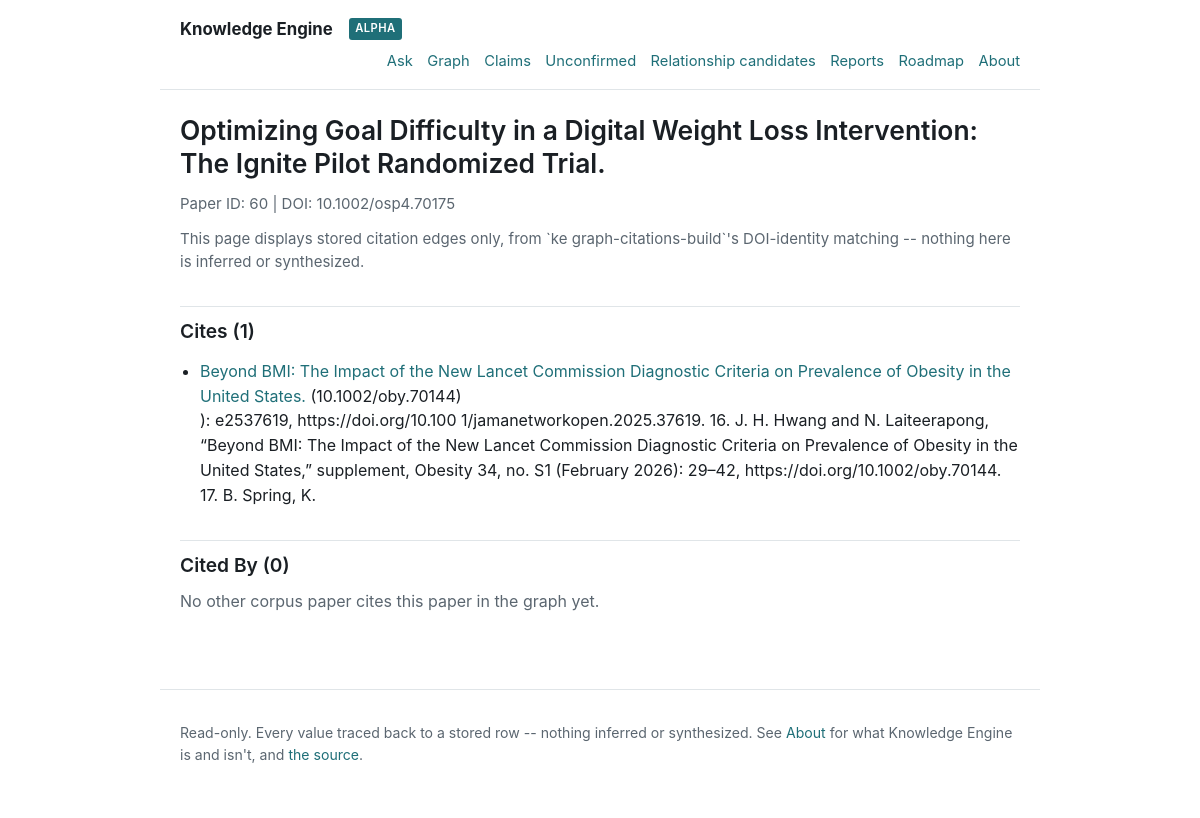
Page /papers/60 on the committed database.
### tables this page shows
CREATE TABLE papers (
	id INTEGER NOT NULL, 
	title VARCHAR(1024) NOT NULL, 
	doi VARCHAR(256), 
	abstract TEXT, 
	source_path TEXT NOT NULL, 
	content_hash VARCHAR(64) NOT NULL, 
	publication_year INTEGER, 
	journal_id INTEGER, 
	page_count INTEGER NOT NULL, 
	word_count INTEGER NOT NULL, 
	embedding_model VARCHAR(256), 
	embedding_id VARCHAR(512), 
	created_at DATETIME DEFAULT CURRENT_TIMESTAMP NOT NULL, 
	updated_at DATETIME DEFAULT CURRENT_TIMESTAMP NOT NULL, 
	PRIMARY KEY (id), 
	CONSTRAINT uq_papers_content_hash UNIQUE (content_hash), 
	UNIQUE (source_path), 
	FOREIGN KEY(journal_id) REFERENCES journals (id)
);

CREATE TABLE graph_citations (
	id INTEGER NOT NULL, 
	citing_paper_id INTEGER NOT NULL, 
	cited_paper_id INTEGER NOT NULL, 
	raw_citation_text TEXT NOT NULL, 
	created_at VARCHAR(32) NOT NULL, 
	PRIMARY KEY (id), 
	CONSTRAINT ck_graph_citations_no_self_citation CHECK (citing_paper_id != cited_paper_id), 
	CONSTRAINT uq_graph_citations_edge UNIQUE (citing_paper_id, cited_paper_id), 
	FOREIGN KEY(citing_paper_id) REFERENCES papers (id), 
	FOREIGN KEY(cited_paper_id) REFERENCES papers (id)
);

### knowledge_engine_web/main.py (the view)
@app.get("/papers/{paper_id}", response_class=HTMLResponse)
def paper_detail(request: Request, paper_id: int) -> HTMLResponse:
    detail = read_paper_detail(_engine(), paper_id)
    if detail is None:
        raise HTTPException(status_code=404, detail="No paper found with that database ID.")
    return templates.TemplateResponse(
        request=request, name="paper_detail.html", context={"paper": detail}
    )

### knowledge_engine_web/templates/paper_detail.html (shortened to what this page needs)
{% extends "base.html" %}
{% block content %}
<h1>{{ paper.title }}</h1>
<p class="disclaimer">
  Paper ID: {{ paper.id }} | DOI: {{ paper.doi if paper.doi else "n/a" }}
</p>
<p class="disclaimer">
  This page displays stored citation edges only, from `ke
  graph-citations-build`'s DOI-identity matching -- nothing here is
  inferred or synthesized.
</p>
<h2>Cites ({{ paper.cites | length }})</h2>
{% if paper.cites %}
<ul>
  {% for edge in paper.cites %}
  <li>
    <a href="/papers/{{ edge.paper_id }}">{{ edge.title }}</a>
    ({{ edge.doi if edge.doi else "n/a" }})<br />
    {{ edge.raw_citation_text }}
  </li>
  {% endfor %}
</ul>
{% else %}
<p class="empty-state">This paper cites no other corpus paper in the graph yet.</p>
{% endif %}
<h2>Cited By ({{ paper.cited_by | length }})</h2>
{% if paper.cited_by %}
<ul>
  {% for edge in paper.cited_by %}
  <li>
    <a href="/papers/{{ edge.paper_id }}">{{ edge.title }}</a>
    ({{ edge.doi if edge.doi else "n/a" }})<br />
    {{ edge.raw_citation_text }}
  </li>
  {% endfor %}
</ul>
{% else %}
<p class="empty-state">No other corpus paper cites this paper in the graph yet.</p>
{% endif %}
{% endblock %}

### rows in the picture
papers: title "Optimizing Goal Difficulty in a Digital Weight Loss Intervention: The Ignite Pilot Randomized Trial.", id "60", doi "10.1002/osp4.70175"
graph_citations: title "Beyond BMI: The Impact of the New Lancet Commission Diagnostic Criteria on Prevalence of Obesity in the United States.", doi "10.1002/oby.70144", raw_citation_text "): e2537619, https://doi.org/10.100 1/jamanetworkopen.2025.37619. 16. J. H. Hwang and N. Laiteerapong, “Beyond BMI: The Impact of the New Lancet Commission Diagnostic Criteria on Prevalence of Obesity in the United States,” supplement, Obesity 34, no. S1 (February 2026): 29–42, https://doi.org/10.1002/oby.70144. 17. B. Spring, K."

### other values in the picture
{{ paper.cites | length }} "1"
{{ paper.cited_by | length }} "0"
